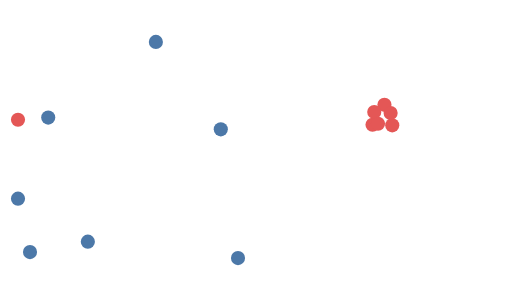

Source (Vega-Lite JSON):
### Vega specification from a JSON file in a GitHub repository (floating-point values rounded to 4 significant figures)
{"$schema": "https://vega.github.io/schema/vega/v6.json", "description": "The geojson transform gathers a table of coordinates into one FeatureCollection and publishes it for a projection's fit to read. Every row becomes a point of a single MultiPoint feature, so the fit sees the whole cloud as one geometry; a column already holding a feature combines with it, features first and the MultiPoint appended after them. Rows whose coordinates are missing or unparseable are left out of the point list rather than contributing a NaN.", "width": 240, "height": 140, "padding": 5, "background": "white", "data": [{"name": "cities", "values": [{"name": "Lisbon", "lon": -9.14, "lat": 38.72}, {"name": "Oslo", "lon": 10.75, "lat": 59.91}, {"name": "Athens", "lon": 23.73, "lat": 37.98}, {"name": "Dublin", "lon": -6.26, "lat": 53.35}, {"name": "Warsaw", "lon": 21.01, "lat": 52.23}, {"name": "nowhere", "lon": null, "lat": 40.0}, {"name": "unparseable", "lon": "west", "lat": 45.0}], "transform": [{"type": "geojson", "fields": ["lon", "lat"], "signal": "cloud"}, {"type": "geopoint", "projection": "toCloud", "fields": ["lon", "lat"]}, {"type": "geopoint", "projection": "toFrame", "fields": ["lon", "lat"], "as": ["fx", "fy"]}]}, {"name": "boxed", "values": [{"shape": {"type": "Feature", "geometry": {"type": "Polygon", "coordinates": [[[-10, 35], [30, 35], [30, 60], [-10, 60], [-10, 35]]]}}}], "transform": [{"type": "geojson", "geojson": "shape", "signal": "frame"}]}], "projections": [{"name": "toCloud", "type": "mercator", "fit": {"signal": "cloud"}, "extent": [[6, 6], [110, 134]]}, {"name": "toFrame", "type": "mercator", "fit": {"signal": "frame"}, "extent": [[126, 6], [234, 134]]}], "marks": [{"type": "symbol", "from": {"data": "cities"}, "encode": {"enter": {"x": {"field": "x"}, "y": {"field": "y"}, "size": {"value": 50}, "fill": {"value": "#4c78a8"}}}}, {"type": "symbol", "from": {"data": "cities"}, "encode": {"enter": {"x": {"field": "fx"}, "y": {"field": "fy"}, "size": {"value": 50}, "fill": {"value": "#e45756"}}}}]}
